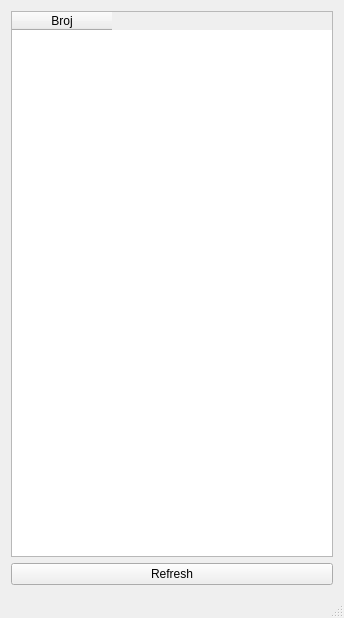
<?xml version="1.0" encoding="UTF-8"?>
<ui version="4.0">
 <class>MainWindow</class>
 <widget class="QMainWindow" name="MainWindow">
  <property name="geometry">
   <rect>
    <x>0</x>
    <y>0</y>
    <width>344</width>
    <height>618</height>
   </rect>
  </property>
  <property name="windowTitle">
   <string>MainWindow</string>
  </property>
  <widget class="QWidget" name="centralWidget">
   <layout class="QVBoxLayout" name="verticalLayout">
    <item>
     <widget class="QTableWidget" name="tableWidget">
      <column>
       <property name="text">
        <string>Broj</string>
       </property>
      </column>
     </widget>
    </item>
    <item>
     <widget class="QPushButton" name="pushButton">
      <property name="text">
       <string>Refresh</string>
      </property>
     </widget>
    </item>
   </layout>
  </widget>
  <widget class="QStatusBar" name="statusBar"/>
 </widget>
 <layoutdefault spacing="6" margin="11"/>
 <resources/>
 <connections/>
</ui>
